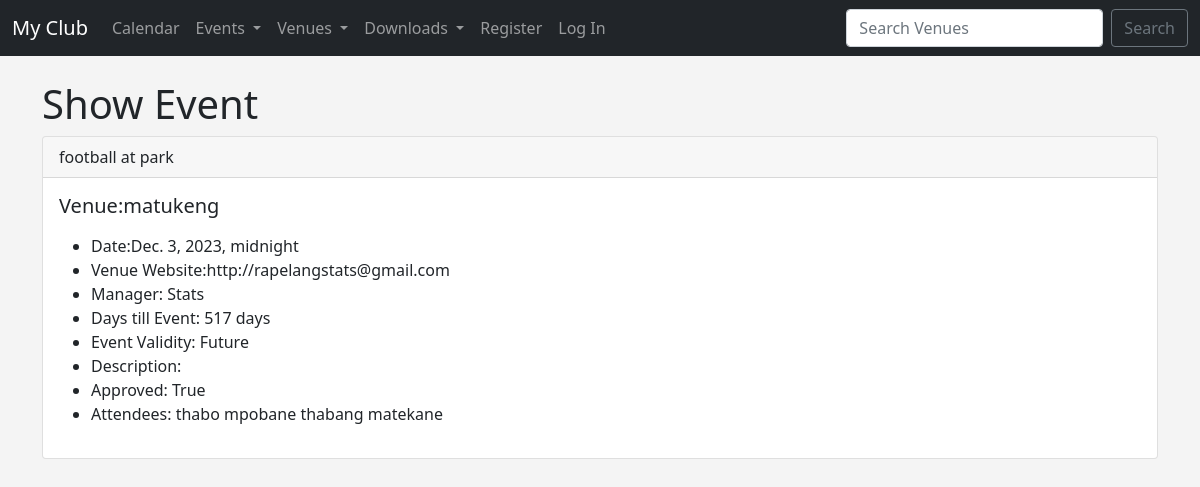
Screenshot of /show_event/6 with the database file from the repository.
### Events/models.py (models this page shows)
class Event(models.Model):
	name = models.CharField('Event Name', max_length=120)
	event_date = models.DateTimeField('Event Date')
	venue = models.ForeignKey(Venue,blank=True,null=True,on_delete=models.CASCADE)
	manager =models.ForeignKey(User, blank=True,null=True,on_delete=models.SET_NULL)
	description =models.TextField(blank=True)
	attendees = models.ManyToManyField(MyClubUser,blank=True)
	approved = models.BooleanField('Approved', default = False)
	def __str__(self):
		return self.name
	@property
	def Days_till(self):
		today= date.today()
		days_till = self.event_date.date()-today
		days_till_stripped = str(days_till).split(",",1)[0]
		return days_till_stripped
	@property
	def Is_Past(self):
		today= date.today()
		if self.event_date.date() < today:
			thing = "Past"
		else:
			thing = "Future"
		return thing

class Venue(models.Model):
	name = models.CharField('Venue Name', max_length=120)
	email_address =models.EmailField('Email Address',blank=True)
	address=models.CharField(max_length=300)
	zip_code=models.CharField('zip code', max_length=15)
	phone = models.CharField('Contact Phone', max_length=25,blank=True)
	web=models.URLField('Website address',blank=True)
	owner = models.IntegerField("Venue Owner", blank=False, default = 1 )
	venue_image = models.ImageField(null=True, blank=True, upload_to="images/")
	def __str__(self):
		return self.name

class MyClubUser(models.Model):
	first_name=models.CharField(max_length=25)
	email_address=models.EmailField('User Email')
	last_name=models.CharField(max_length=25)
	def __str__(self):
		return self.first_name + ' ' + self.last_name

### Events/views.py (the view)
# urls.py: path('show_event/<event_id>',views.show_event, name='show_event'),
def show_event(request, event_id):
	event = Event.objects.get(pk=event_id)
	return render(request, 'events/show_event.html', {'event': event})

### Events/templates/events/show_event.html (shortened to what this page needs)
{% extends 'events/base.html' %}
{% block content %}
<h1>Show Event</h1>
{% if event.approved == True %}
<div class="card">
  <div class="card-header">
    {{ event }}
  </div>
  <div class="card-body">
    <h5 class="card-title">Venue:{{ event.venue}}</h5>
    <p class="card-text">
 <ul>
<li>Date:{{ event.event_date }} </li>
<li>Venue Website:{{ event.venue.web}} </li>
<li>Manager: {{ event.manager }} </li>
<li>Days till Event: {{event.Days_till}} </li>
<li> Event Validity: {{event.Is_Past}} </li>
<li>Description: {{ event.description}} </li>
<li> Approved: {{event.approved}} </li>
	<li>Attendees:
	{% for user in event.attendees.all %}
	 {{ user }}
	{% endfor %}
	</Li>
	</ul>
    </p>
  </div>
</div>
<br/><br/>
{% endif %}
{% endblock%}

### Events/templates/events/base.html (style rules this page uses)
body { background: #f4f4f4; }

### rows the page displays
Event: name "football at park", venue "matukeng", event_date "Dec. 3, 2023, midnight", venue.web "http://rapelangstats@gmail.com", manager "Stats", Days_till "517 days", Is_Past "Future", approved "True"
MyClubUser: first_name+last_name "thabo mpobane"
MyClubUser: first_name+last_name "thabang matekane"
